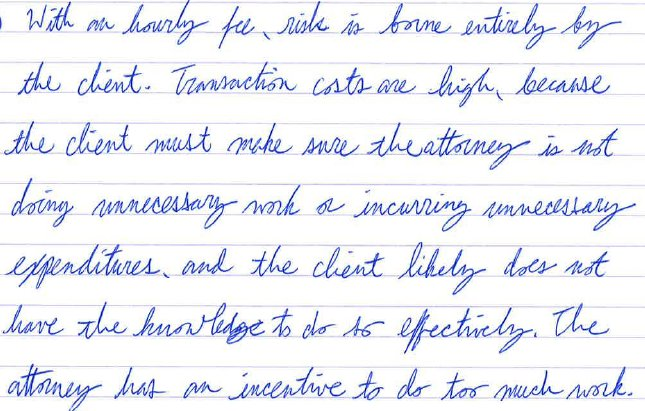
#> input picture notebooks/text.jpg, 645 x 411 px; its folder holds 5 pictures in this run
$ jupyter execute --allow-errors '5 - seam_algorithm.ipynb'
#> lines starting #> are read from the running program, lines starting #| are printed output that depends on the picture; after the words box and inside, x2 and y2 are one past the last pixel; in counts of white or black regions, pixels touching at a corner belong together
[cell 1]
from PIL import ImageOps,Image
import matplotlib.pyplot as plt
import numpy as np
import operator
import sys

from IPython.display import display

## Horizon Steam

[cell 2]
def horizon(Eneg):
    Eneg = np.transpose(Eneg)
    height, width = Eneg.shape
    seam_dynamic = np.zeros(Eneg.shape)
    backtracker = np.zeros((Eneg.shape))


    for x in range(height):
        for y in range(width):
            if x == 0:
                seam_dynamic[x][y] = Eneg[x][y]
                backtracker[x][y] = -1

            else:
                if y == 0:
                    minimum = min(seam_dynamic[x - 1][y], seam_dynamic[x - 1][y + 1])
                    if minimum == seam_dynamic[x - 1][y]:
                        backtracker[x][y] = 1

                    else:
                        backtracker[x][y] = 2

                elif y == width - 1:
                    minimum = min(seam_dynamic[x - 1][y], seam_dynamic[x - 1][y - 1])
                    if minimum == seam_dynamic[x - 1][y]:
                        backtracker[x][y] = 1

                    else:
                        backtracker[x][y] = 0

                else:
                    minimum = min(seam_dynamic[x - 1][y - 1], seam_dynamic[x - 1][y], seam_dynamic[x - 1][y + 1])
                    if minimum == seam_dynamic[x - 1][y - 1]:
                        backtracker[x][y] = 0

                    elif minimum == seam_dynamic[x - 1][y]:
                        backtracker[x][y] = 1

                    else:
                        backtracker[x][y] = 2

                seam_dynamic[x][y] = Eneg[x][y]+minimum

    min_num = seam_dynamic[height - 1][0]
    min_index = 0
    for y in range(width):
        if min_num > seam_dynamic[height - 1][y]:
            min_index = y
            min_num = seam_dynamic[height - 1][y]


    y_index = min_index
    x_index = height - 1

    seam = [[None for y in range(2)] for x in range(height)]

    seam[x_index][0] = x_index
    seam[x_index][1] = y_index

    while x_index > 0:
        backtrack = backtracker[x_index][y_index]

        if backtrack == 0:
            y_index -= 1

        elif backtrack != 1:
            y_index += 1

        x_index -= 1

        seam[x_index][0] = x_index
        seam[x_index][1] = y_index

    return seam

## Vertical Steam

[cell 3]
# [80 lines left out: function Verticalseam, not called in this run]

## Crop Image and Save

[cell 4]
# [25 lines left out: function imgcrop, not called in this run]

[cell 5]
image = Image.open("text.jpg")
#> image is the input picture: PIL image 645x411 RGB; mean R, G, B 236.1, 238, 244.3
im = np.array(image)

gray = image.convert("L")
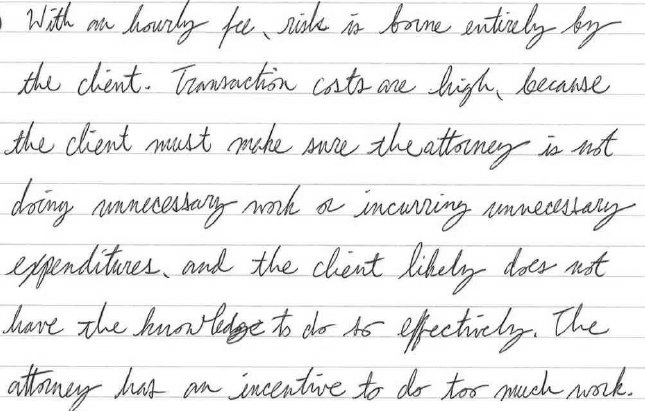
#> gray: PIL image 645x411 L; min 4, max 255, mean 238.2
image = np.asarray(np.invert(gray))
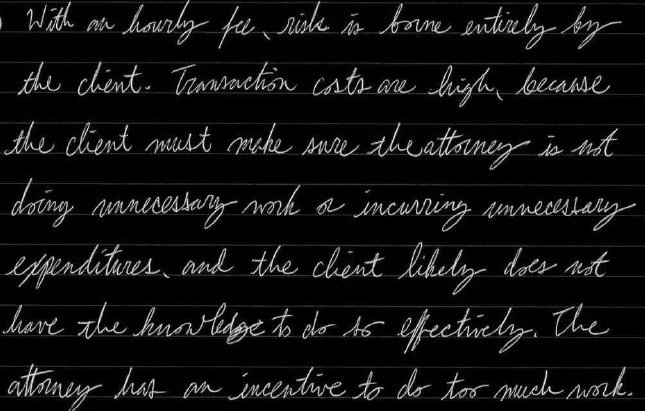
#> image: shape (411, 645); min 0, max 251, mean 16.8

E = np.square(np.asarray(image, dtype="float32") / 255.0)
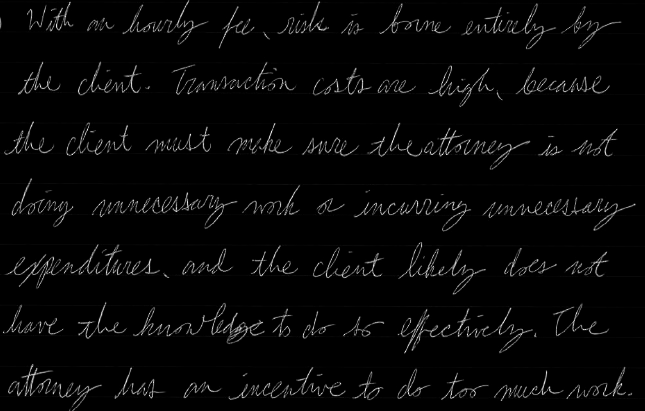
#> E: shape (411, 645) float32; min 0, max 0.969, mean 0.0289
height, width = E.shape
#> height = 411; width = 645

print(E.shape)
#| (411, 645)

x = []
d1 = {}
q = []
d = []
ys = []
flag = 1
seamx = []
seamy = []
order = []
seamline = []

y = []
E1 = E.copy()

for i in range(height):
    for j in range(width):
        if image[i][j] > 100:
            for k in range(-50,50):
                if j + k >= 0 and j + k < width:
                    E1[i][j+k] = 255 * 255
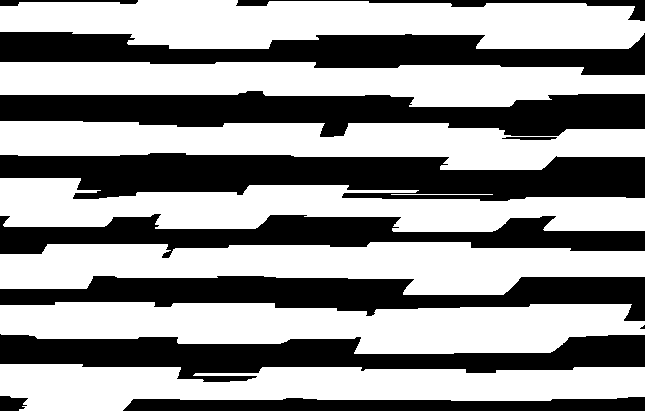
#> E1: shape (411, 645) float32; min 0, max 65025, mean 38051.3; drawn with min black and max white


for itr in range(20):
    for x1,y1 in zip(x,y):

        #if y1>2 and y1<height-2:
           # E1[int(y1-2):int(y1-2)+3,int(x1)]=255*255
        E1[int(y1-2), int(x1)] = 255 * 255
        E1[int(y1-1), int(x1)] = 255 * 255
        E1[int(y1), int(x1)] = 255 * 255

        if(y1 + 1 < height):
            E1[int(y1+1), int(x1)] = 255 * 255

        if (y1 + 2 < height):
            E1[int(y1+2), int(x1)] = 255 * 255

    seam = horizon(E1)
    x = []
    y = []

    flag = 0
    for i in seam:
        x.append(i[0])
        y.append(i[1])


    if itr == 0:
        seamx.append(x)
        seamy.append(y)

    else:
        flag = 1


        for y1 in seamy:
            a = np.mean(np.abs(np.array(y)-np.array(y1)))
            if a < 35:
                flag = 0
                break

        if flag == 1:
            seamx.append(x)
            seamy.append(y)
#> this loop made 20 passes
#> pass 1, in horizon, `Eneg = np.transpose(Eneg)`:
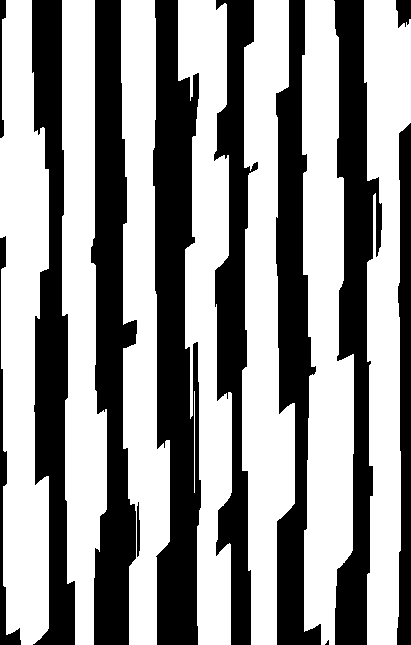
#> Eneg: shape (645, 411) float32; min 0, max 65025, mean 38051.3; drawn with min black and max white
#> pass 3, in horizon (call 3), `Eneg = np.transpose(Eneg)`:
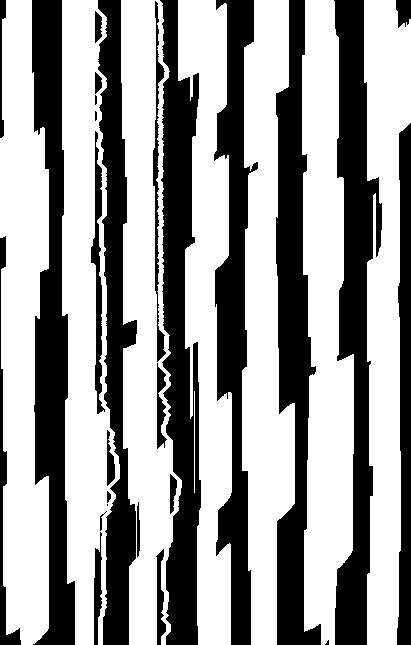
#> Eneg: shape (645, 411) float32; min 0, max 65025, mean 39579.2; drawn with min black and max white
#> after the loop:
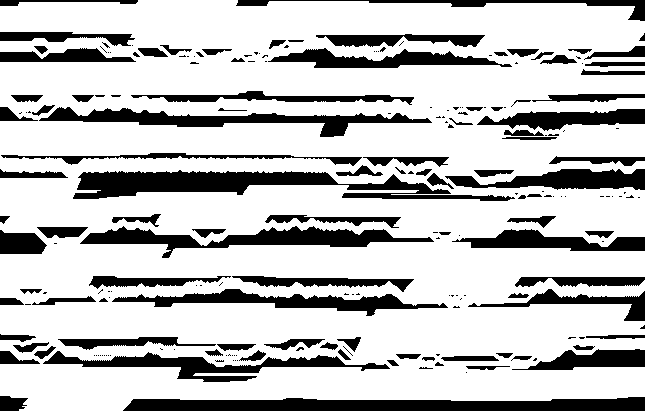
#> E1: shape (411, 645) float32; 17.35% of pixels changed, all inside (x1, y1, x2, y2) = (0, 36, 645, 373); drawn with min black and max white
#> after the loop, seamx = 6 items; seamy = 6 items


for i in range(len(seamy)):
    d1[i] = np.mean(seamy[i])
#> this loop made 6 passes
#> after the loop, d1 = {0: 103.3, 1: 163.8, 2: 47.19, 3: 349.6, 4: 288.7, 5: 229.6}

d1 = sorted(d1.items(), key=(operator.itemgetter(1)))
#> d1 = [(2, 47.19), (0, 103.3), (1, 163.8), (5, 229.6), (4, 288.7), (3, 349.6)]


for i in range(len(seamy)):
    d.append(seamy[i])
#> after the loop, d = 6 items

#> (the rest of this cell did not finish here and is left out)
